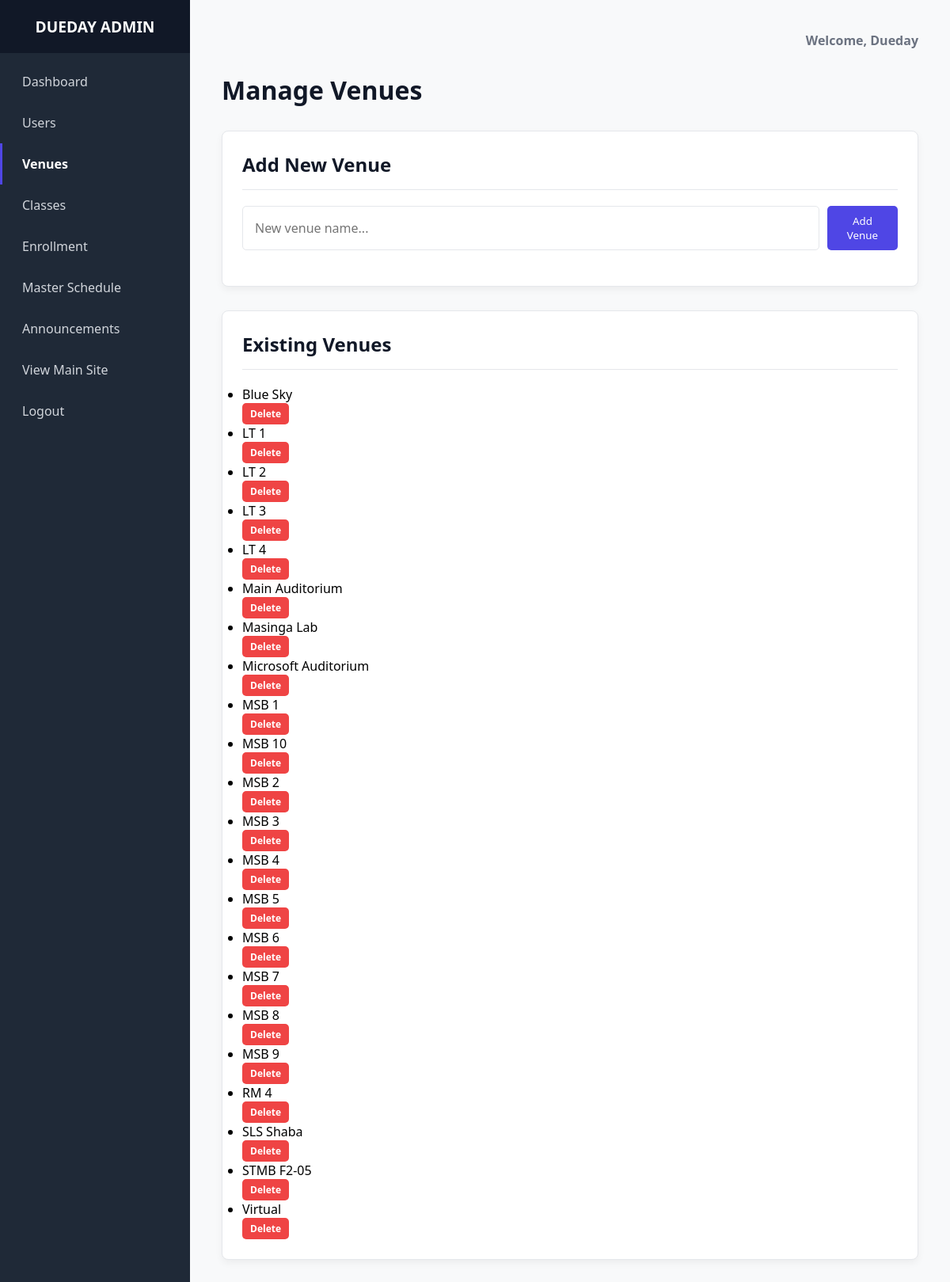
The page /admin/admin_venues.php (signed in) on the database as committed earlier.
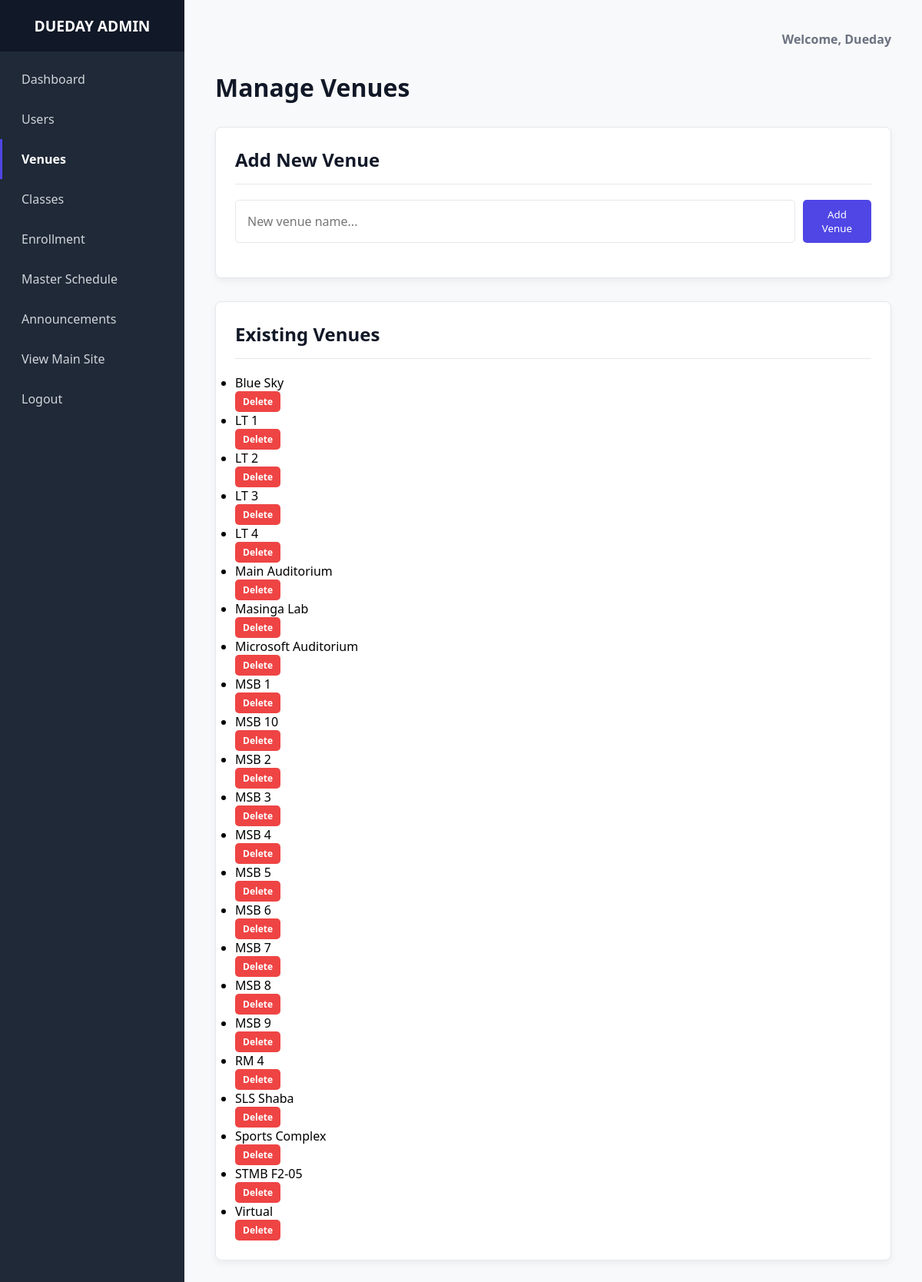
The same page on the database as committed later.
### tables this page shows
CREATE TABLE `venues` (
  `Venue_ID` int(11) NOT NULL,
  `Venue_Name` varchar(100) NOT NULL
);

### admin/admin_venues.php (the view, shortened to what this page needs)
<?php
require_once 'templates/header.php';
$venues = $conn->query("SELECT * FROM Venues ORDER BY Venue_Name ASC")->fetch_all(MYSQLI_ASSOC);
?>
<h1 class="page-title">Manage Venues</h1>
<div class="widget">
    <h3>Add New Venue</h3>
    <form method="POST" action="admin_venues.php" class="widget-form">
        <input type="text" name="venue_name" class="form-input" placeholder="New venue name..." required>
        <button type="submit" class="action-button">Add Venue</button>
    </form>
</div>
<div class="management-section">
    <h2>Existing Venues</h2>
    <ul class="widget-list">
        <?php foreach ($venues as $venue): ?>
            <li class="widget-list-item">
                <span><?php echo htmlspecialchars($venue['Venue_Name']); ?></span>
                <form method="POST" action="admin_venues.php" data-confirm="Are you sure? Deleting a venue may affect existing events.">
                    <button type="submit" class="table-action-btn delete">Delete</button>
                </form>
            </li>
        <?php endforeach; ?>
    </ul>
</div>
<?php require_once 'templates/footer.php'; ?>

### admin/templates/header.php (shortened to what this page needs)
<?php
$admin_name = $_SESSION['user_fname'] ?? 'Admin';
$current_page = basename($_SERVER['PHP_SELF']);
?>
<!DOCTYPE html>
<html lang="en">
<head>
    <link rel="stylesheet" href="../assets/css/admin.css">
</head>
<body>
    <div class="admin-container">
        <div class="admin-sidebar">
            <div class="admin-logo"><span>DUEDAY ADMIN</span></div>
            <ul class="admin-nav-menu">
                <li class="<?php if ($current_page == 'admin_dashboard.php') echo 'active'; ?>">
                    <a href="admin_dashboard.php">Dashboard</a>
                </li>
                <li class="<?php if ($current_page == 'admin_users.php' || $current_page == 'edit_user.php') echo 'active'; ?>">
                    <a href="admin_users.php">Users</a>
                </li>
                <li class="<?php if ($current_page == 'admin_venues.php') echo 'active'; ?>">
                    <a href="admin_venues.php">Venues</a>
                </li>
                <li class="<?php if ($current_page == 'admin_classes.php') echo 'active'; ?>">
                    <a href="admin_classes.php">Classes</a>
                </li>
                 <li class="<?php if ($current_page == 'admin_enroll_students.php') echo 'active'; ?>">
                    <a href="admin_enroll_students.php">Enrollment</a>
                </li>
                <li class="<?php if ($current_page == 'admin_manage_schedule.php') echo 'active'; ?>">
                    <a href="admin_manage_schedule.php">Master Schedule</a>
                </li>
                <li class="<?php if ($current_page == 'admin_announcements.php') echo 'active'; ?>">
                    <a href="admin_announcements.php">Announcements</a>
                </li>
                <li><a href="../home.php" target="_blank">View Main Site</a></li>
                <li><a href="../auth/logout.php">Logout</a></li>
            </ul>
        </div>
        <div class="admin-main-content">
            <header class="admin-header">
                <div class="profile-info">Welcome, <?php echo htmlspecialchars($admin_name); ?></div>
            </header>

### admin/templates/footer.php (shortened to what this page needs)
        </div> </div> <script src="../admin.js"></script>
</body>
</html>

### assets/css/admin.css (style rules this page uses)
:root { --admin-bg: #f8f9fa; --sidebar-bg: #1f2937; --sidebar-text: #d1d5db; --sidebar-hover-bg: #374151; --sidebar-active-bg: #4f46e5; --card-bg: #ffffff; --card-shadow: rgba(0, 0, 0, 0.05); --border-color: #e5e7eb; --header-text: #111827; --subtle-text: #6b7280; --blue-accent: #4f46e5; --red-accent: #ef4444; --green-accent: #22c55e; --amber-accent: #f59e0b; }
* { margin: 0; padding: 0; box-sizing: border-box; font-family: system-ui, -apple-system, BlinkMacSystemFont, 'Segoe UI', Roboto, Oxygen, Ubuntu, Cantarell, 'Open Sans', 'Helvetica Neue', sans-serif; }
body { background-color: var(--admin-bg); }
.admin-container { display: flex; }
.admin-sidebar { width: 240px; background-color: var(--sidebar-bg); color: var(--sidebar-text); min-height: 100vh; flex-shrink: 0; }
.admin-logo { padding: 20px; font-size: 1.2rem; font-weight: bold; text-align: center; color: white; background-color: #111827; }
.admin-nav-menu { list-style: none; margin-top: 10px; }
.admin-nav-menu li a { display: block; padding: 15px 25px; text-decoration: none; color: var(--sidebar-text); transition: background-color 0.2s, color 0.2s; border-left: 3px solid transparent; }
.admin-nav-menu li.active a { color: white; font-weight: 600; border-left-color: var(--blue-accent); }
.admin-main-content { flex: 1; padding: 40px; }
.admin-header { display: flex; justify-content: flex-end; align-items: center; margin-bottom: 30px; }
.profile-info { font-weight: 600; color: var(--subtle-text); }
.page-title { font-size: 2rem; color: var(--header-text); margin-bottom: 30px; }
.management-section, .widget { background-color: var(--card-bg); padding: 25px; border-radius: 8px; box-shadow: 0 4px 10px var(--card-shadow); border: 1px solid var(--border-color); margin-bottom: 30px; }
.management-section h2, .widget h3 { font-size: 1.5rem; margin-bottom: 20px; padding-bottom: 15px; border-bottom: 1px solid var(--border-color); color: var(--header-text); }
.table-action-btn { padding: 5px 10px; border-radius: 5px; cursor: pointer; font-size: 12px; font-weight: 600; text-decoration: none; border: none; display: inline-block; color: white; }
.table-action-btn.delete { background-color: var(--red-accent); }
.form-input { width: 100%; padding: 10px 15px; border: 1px solid var(--border-color); border-radius: 5px; font-size: 1rem; }
.widget-form { display: flex; gap: 10px; margin-bottom: 20px; }
.widget-form input { flex-grow: 1; }
.widget-form button, .action-button { background-color: var(--blue-accent); color: white; border: none; border-radius: 5px; padding: 10px 15px; cursor: pointer; transition: background-color 0.2s; font-weight: 500; }

Rows that differ between the two databases and show on the page:
added venues: Venue_Name "Sports Complex"
